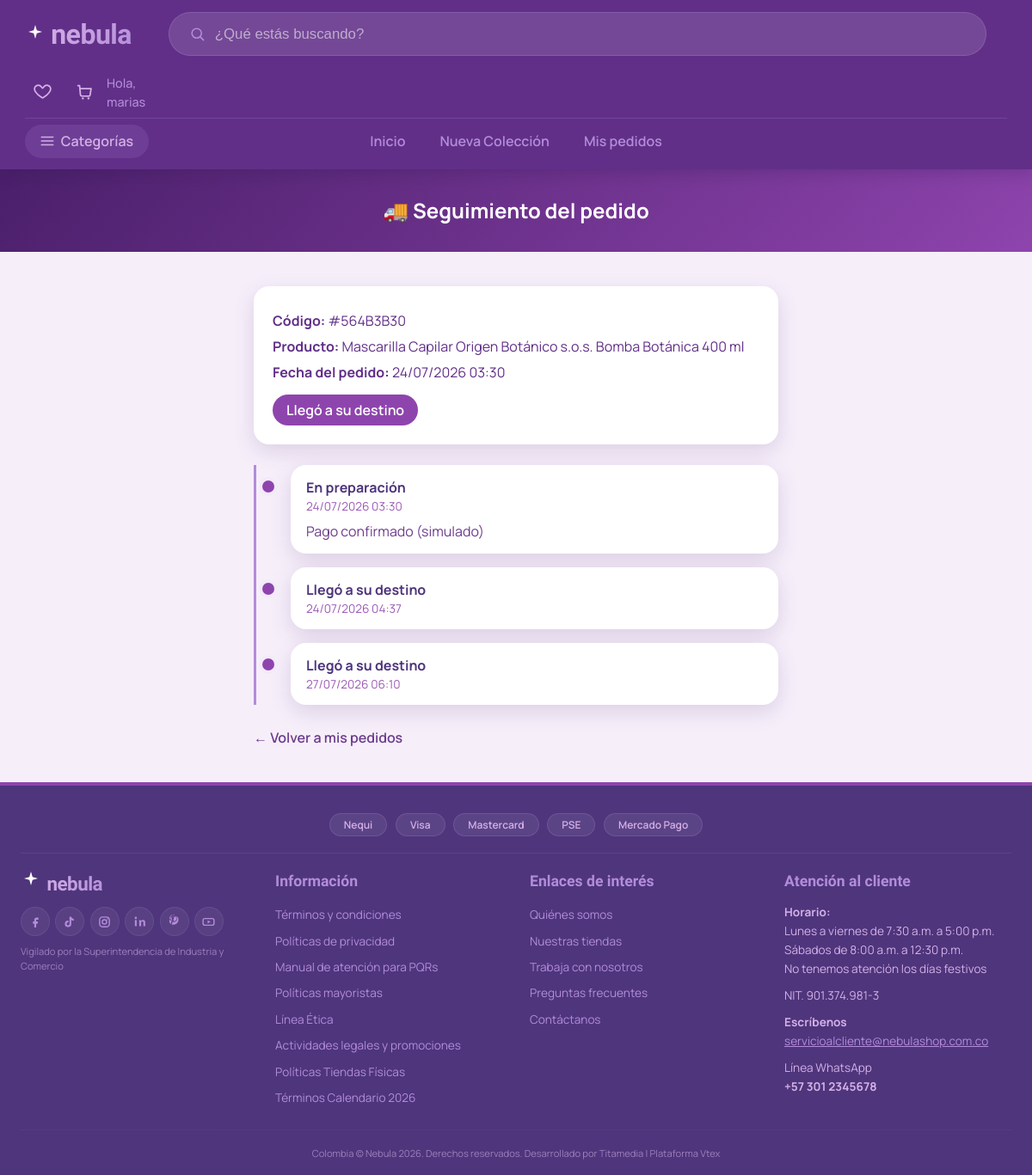
The page /rastreo/seguimiento/564B3B30/ (signed in) on the database its author committed.
### rastreo/models.py (models this page shows, shortened)
class Envio(models.Model):
    ESTADOS = [
        ('preparando', 'En preparación'),
        ('listo', 'Listo'),
        ('en_camino', 'En viaje'),
        ('entregado', 'Llegó a su destino'),
        ('cancelado', 'Cancelado'),
    ]
    METODOS_PAGO = [
        ('nequi', 'Nequi'),
        ('tarjeta', 'Tarjeta (Visa/Mastercard)'),
        ('pse', 'PSE'),
        ('mercadopago', 'Mercado Pago'),
        ('contraentrega', 'Pago contraentrega'),
    ]
    TIEMPO_LISTO = timedelta(hours=2)
    TIEMPO_EN_CAMINO = timedelta(days=1)
    TIEMPO_ENTREGADO = timedelta(days=3)
    ORDEN_ESTADOS = ['preparando', 'listo', 'en_camino', 'entregado']
    cliente = models.ForeignKey(settings.AUTH_USER_MODEL, on_delete=models.CASCADE, related_name='envios')
    producto = models.ForeignKey(Producto, on_delete=models.CASCADE)
    empresa_envio = models.ForeignKey(
        EmpresaEnvio,
        on_delete=models.SET_NULL,
        null=True,
        blank=True,
        related_name='envios'
    )
    fecha_asignacion_empresa = models.DateTimeField(null=True, blank=True)
    fecha_creacion = models.DateTimeField(auto_now_add=True)
    estado_actual = models.CharField(max_length=20, choices=ESTADOS, default='preparando')
    numero_guia = models.CharField(max_length=20, unique=True)
    cantidad = models.PositiveIntegerField(default=1)
    precio_unitario = models.DecimalField(max_digits=10, decimal_places=2, default=0)
    nombre_destinatario = models.CharField(max_length=150, blank=True)
    telefono = models.CharField(max_length=20, blank=True)
    correo = models.EmailField(blank=True)
    direccion = models.CharField(max_length=255, blank=True)
    departamento = models.CharField(max_length=100, blank=True)
    ciudad = models.CharField(max_length=100, blank=True)
    metodo_pago = models.CharField(max_length=20, choices=METODOS_PAGO, blank=True)
    def actualizar_estado_automatico(self):
        if not self.empresa_envio or not self.fecha_asignacion_empresa:
            return
        if self.estado_actual in ('entregado', 'cancelado'):
            return

class HistorialEstado(models.Model):
    envio = models.ForeignKey(Envio, on_delete=models.CASCADE, related_name='historial')
    estado = models.CharField(max_length=20, choices=Envio.ESTADOS)
    fecha = models.DateTimeField(auto_now_add=True)
    comentario = models.CharField(max_length=200, blank=True)
    class Meta:
        ordering = ['fecha']

### inventario/models.py (models this page shows, shortened)
class Producto(models.Model):
    proveedor = models.ForeignKey(User, on_delete=models.CASCADE, related_name='productos')
    categoria = models.ForeignKey(Categoria, on_delete=models.SET_NULL, null=True, related_name='articulos')
    nombre = models.CharField(max_length=150)
    marca = models.CharField(max_length=100, blank=True, null=True)
    descripcion = models.TextField()
    precio = models.DecimalField(
        max_digits=10,
        decimal_places=2,
        validators=[MinValueValidator(Decimal("0.00"))],
    )
    cantidad_disponible = models.PositiveIntegerField(default=0)
    imagen = models.ImageField(upload_to='productos/', blank=True, null=True)
    esta_activo = models.BooleanField(default=True, help_text="Permite pausar la venta del producto sin eliminarlo")
    fecha_creacion = models.DateTimeField(auto_now_add=True)
    ultima_actualizacion = models.DateTimeField(auto_now=True)
    HORAS_LIMITE_NUEVO = 5
    def __str__(self):
        return self.nombre

### rastreo/views.py (the view)
# urls.py: path('seguimiento/<str:codigo>/', views.mi_rastreo, name='detalle'),
@login_required
def mi_rastreo(request, codigo):
    envio = get_object_or_404(Envio, numero_guia=codigo, cliente=request.user)
    envio.actualizar_estado_automatico()
    return render(request, 'detalle_envio.html', {'envio': envio})

### rastreo/templates/detalle_envio.html (shortened to what this page needs)
{% extends 'base.html' %}
{% load static %}
{% block content %}
    <div class="header-rastreo">
        <h2>🚚 Seguimiento del pedido</h2>
    </div>
    <div class="contenedor-rastreo">
        <div class="tarjeta-info">
            <p><strong>Código:</strong> #{{ envio.numero_guia }}</p>
            <p><strong>Producto:</strong> {{ envio.producto }}</p>
            <p><strong>Fecha del pedido:</strong> {{ envio.fecha_creacion|date:"d/m/Y H:i" }}</p>
            <span class="estado-actual">{{ envio.get_estado_actual_display }}</span>
        </div>
        <ul class="linea-tiempo">
            {% for paso in envio.historial.all %}
                <li>
                    <strong>{{ paso.get_estado_display }}</strong>
                    <span>{{ paso.fecha|date:"d/m/Y H:i" }}</span>
                    {% if paso.comentario %}<p>{{ paso.comentario }}</p>{% endif %}
                </li>
            {% endfor %}
        </ul>
        <a href="{% url 'rastreo:mis_envios' %}" class="volver">← Volver a mis pedidos</a>
    </div>
{% endblock %}

### usuarios/templates/base.html (shortened to what this page needs)
{% load static %}
{% load humanize %}
<!DOCTYPE html>
<html lang="es">
<head>
  <link rel="stylesheet" href="{% static 'home.css' %}">
</head>
<body>
  <header class="site-header" id="siteHeader">
    <div class="header-inner">
      <div class="top-header">
        <a href="{% url 'usuarios:tienda_home' %}" class="logo" aria-label="Nebula — ir al inicio">
          <span class="logo-mark"><svg viewBox="0 0 24 24" width="22" height="22"><use href="#i-sparkle"/></svg></span>
          <span class="logo-word">nebula</span>
        </a>
        <form class="search-bar" role="search" id="searchForm">
          <svg class="search-icon" width="18" height="18"><use href="#i-search"/></svg>
          <input type="text" id="searchInput" placeholder="¿Qué estás buscando?" aria-label="Buscar productos" autocomplete="off">
        </form>
        <div class="user-actions">
          <button class="icon-btn" id="favToggleBtn" aria-label="Ver favoritos" aria-pressed="false">
            <svg width="21" height="21"><use href="#i-heart"/></svg>
          </button>
          <a href="/carrito/" class="icon-btn" id="cartBtn" aria-label="Ver carrito">
            <svg width="21" height="21"><use href="#i-cart"/></svg>
          </a>
          <div class="user-navigation">
            {% if request.user.is_authenticated %}
              <a href="{% url 'usuarios:perfil' %}" class="icon-btn" aria-label="Ver mi perfil" style="text-decoration: none;">
                <span style="font-size: 0.9rem; color: #b38cd9; font-weight: 500;">Hola, {{ request.user.username }}</span>
              </a>
            {% else %}
              <a href="{% url 'usuarios:registro' %}" class="icon-btn" aria-label="Iniciar sesión o Registrarse">
                <svg width="21" height="21"><use href="#i-user"/></svg>
              </a>
            {% endif %}
          </div>
        </div>
      </div>
      <nav class="bottom-header" id="bottomHeader">
        <div class="categories-container">
          <button class="categories-btn" id="categoriesBtn" aria-expanded="false" aria-controls="dropdownMenu">
            <svg width="18" height="18"><use href="#i-menu"/></svg>
            <span>Categorías</span>
          </button>
        </div>
        <ul class="nav-links" id="navLinks">
          <li><a href="{% url 'usuarios:tienda_home' %}" data-nav="inicio">Inicio</a></li>
          <li><a href="{% url 'usuarios:tienda_home' %}#nueva-coleccion" data-nav="nueva">Nueva Colección</a></li>
          <li><a href="/rastreo/mis-envios/">Mis pedidos</a></li>
        </ul>
      </nav>
    </div>
  </header>
  {% block content %}{% endblock %}
  <footer class="site-footer" id="footer">
    <div class="footer-inner">
      <div class="payment-methods">
        <span class="pay-chip">Nequi</span>
        <span class="pay-chip">Visa</span>
        <span class="pay-chip">Mastercard</span>
        <span class="pay-chip">PSE</span>
        <span class="pay-chip">Mercado Pago</span>
      </div>
      <hr class="footer-divider" />
      <div class="footer-columns">
        <div class="footer-col brand-col">
          <span class="logo footer-logo">
            <span class="logo-mark"><svg viewBox="0 0 24 24" width="20" height="20"><use href="#i-sparkle"/></svg></span>
            <span class="logo-word">nebula</span>
          </span>
          <div class="social-icons">
            <a href="#" class="social-link" aria-label="Facebook"><svg width="17" height="17"><use href="#i-fb"/></svg></a>
            <a href="#" class="social-link" aria-label="TikTok"><svg width="17" height="17"><use href="#i-tiktok"/></svg></a>
            <a href="#" class="social-link" aria-label="Instagram"><svg width="17" height="17"><use href="#i-ig"/></svg></a>
            <a href="#" class="social-link" aria-label="LinkedIn"><svg width="17" height="17"><use href="#i-linkedin"/></svg></a>
            <a href="#" class="social-link" aria-label="Pinterest"><svg width="17" height="17"><use href="#i-pinterest"/></svg></a>
            <a href="#" class="social-link" aria-label="YouTube"><svg width="17" height="17"><use href="#i-yt"/></svg></a>
          </div>
          <p class="sic-note">Vigilado por la Superintendencia de Industria y Comercio</p>
        </div>
        <div class="footer-col">
          <h3>Información</h3>
          <ul>
            <li><a href="#">Términos y condiciones</a></li>
            <li><a href="#">Políticas de privacidad</a></li>
            <li><a href="#">Manual de atención para PQRs</a></li>
            <li><a href="#">Políticas mayoristas</a></li>
            <li><a href="#">Línea Ética</a></li>
            <li><a href="#">Actividades legales y promociones</a></li>
            <li><a href="#">Políticas Tiendas Físicas</a></li>
            <li><a href="#">Términos Calendario 2026</a></li>
          </ul>
        </div>
        <div class="footer-col">
          <h3>Enlaces de interés</h3>
          <ul>
            <li><a href="#">Quiénes somos</a></li>
            <li><a href="#">Nuestras tiendas</a></li>
            <li><a href="#">Trabaja con nosotros</a></li>
            <li><a href="#">Preguntas frecuentes</a></li>
            <li><a href="#">Contáctanos</a></li>
          </ul>
        </div>
        <div class="footer-col contact-col">
          <h3>Atención al cliente</h3>
          <p class="schedule">
            <strong>Horario:</strong><br />
            Lunes a viernes de 7:30 a.m. a 5:00 p.m.<br />
            Sábados de 8:00 a.m. a 12:30 p.m.<br />
            No tenemos atención los días festivos
          </p>
          <p class="nit">NIT. 901.374.981-3</p>
          <p class="write-us">
            <strong>Escríbenos</strong><br />
            <a href="mailto:servicioalcliente@nebulashop.com.co" class="email-link">servicioalcliente@nebulashop.com.co</a>
          </p>
          <p class="whatsapp">
            Línea WhatsApp<br />
            <strong>+57 301 2345678</strong>
          </p>
        </div>
      </div>
      <div class="footer-bottom">
        <p>Colombia &copy; Nebula 2026. Derechos reservados. Desarrollado por Titamedia | Plataforma Vtex</p>
      </div>
    </div>
  </footer>
</body>
</html>

### rastreo/templates/detalle_envio.html (style rules this page uses)
.header-rastreo { background: var(--gradient-hero); color: white; padding: 30px 20px; text-align: center; }
.contenedor-rastreo { max-width: 650px; margin: 40px auto; padding: 0 20px; }
.tarjeta-info { background: white; border-radius: var(--radius); box-shadow: var(--shadow); padding: 22px; margin-bottom: 24px; }
.tarjeta-info p { margin: 6px 0; color: var(--purple-800); }
.estado-actual { display: inline-block; background: var(--purple-600); color: white; padding: 6px 16px; border-radius: 20px; font-weight: 600; margin-top: 8px; }
.linea-tiempo { list-style: none; padding: 0 0 0 20px; border-left: 3px solid var(--purple-400); }
.linea-tiempo li { position: relative; background: white; border-radius: var(--radius); box-shadow: var(--shadow); padding: 14px 18px; margin: 0 0 16px 20px; }
.linea-tiempo li::before { content: ''; width: 14px; height: 14px; background: var(--purple-600); border-radius: 50%; position: absolute; left: -33px; top: 18px; box-shadow: 0 0 0 4px var(--purple-100); }
.linea-tiempo strong { color: var(--purple-900); }
.linea-tiempo span { display: block; font-size: 0.85rem; color: var(--purple-500); }
.linea-tiempo p { margin: 6px 0 0; color: var(--purple-700); }
.volver { display: inline-block; margin-top: 10px; color: var(--purple-700); text-decoration: none; font-weight: 600; }

### rows shown on the page
Envio: numero_guia "564B3B30", producto "Mascarilla Capilar Origen Botánico s.o.s. Bomba Botánica 400 ml", fecha_creacion "24/07/2026 03:30", estado_actual "Llegó a su destino"
HistorialEstado: estado "En preparación", fecha "24/07/2026 03:30", comentario "Pago confirmado (simulado)"
HistorialEstado: estado "Llegó a su destino", fecha "24/07/2026 04:37"
HistorialEstado: estado "Llegó a su destino", fecha "27/07/2026 06:10"

### other values the page prints
{{ request.user.username }} "marias"
